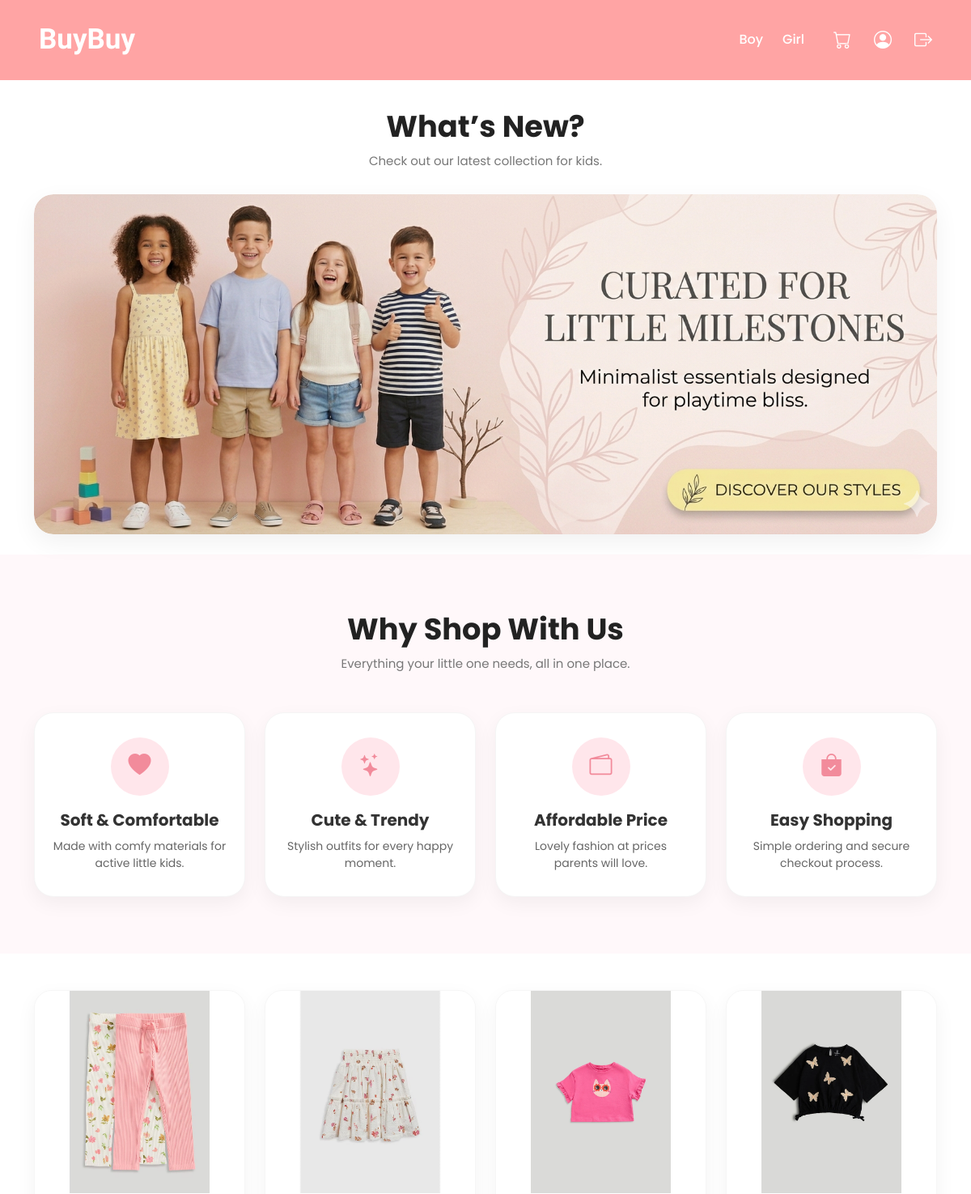
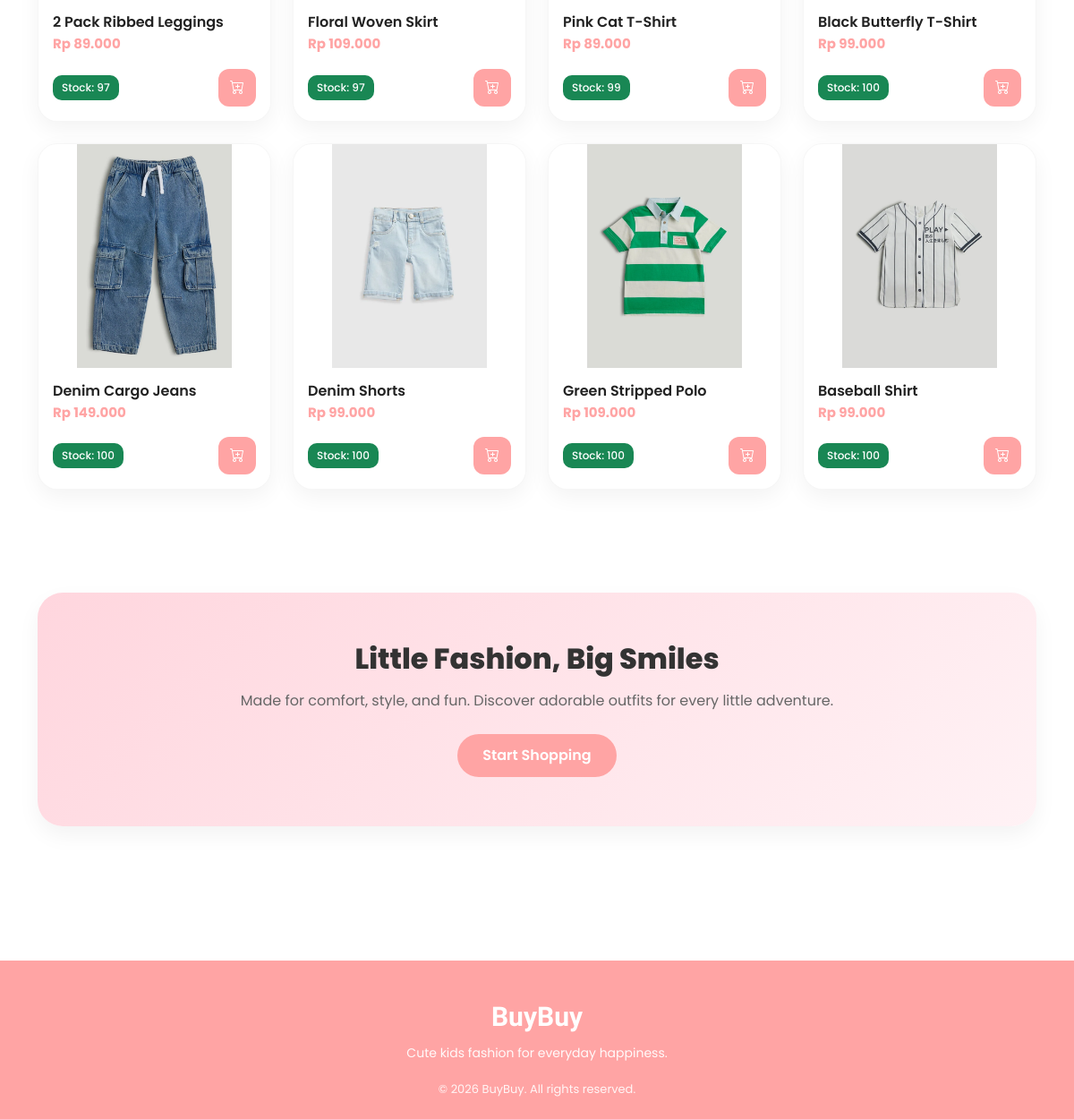
/customer/index.php (signed in), run on the app's committed database (2 pictures, top to bottom).
### tables this page shows
CREATE TABLE `products` (
  `id` int(11) NOT NULL AUTO_INCREMENT,
  `name` varchar(100) NOT NULL,
  `description` text DEFAULT NULL,
  `category` varchar(100) NOT NULL,
  `price` decimal(10,2) NOT NULL,
  `stock` int(11) NOT NULL,
  `image` varchar(255) NOT NULL,
  `created_at` timestamp NOT NULL DEFAULT current_timestamp(),
  PRIMARY KEY (`id`)
);

### customer/index.php (the view, shortened to what this page needs)
<?php
include '../config/database.php';
$is_login = isset($_SESSION['user_id']);
$category = $_GET['category'] ?? '';
if($category == 'boy' || $category == 'girl'){
    $products = mysqli_query($conn, "SELECT * FROM products WHERE category='$category' ORDER BY id DESC");
} else {
    $products = mysqli_query($conn, "SELECT * FROM products ORDER BY id DESC");
}
?>
<!DOCTYPE html>
<html lang="en">
<head>
<link href="https://cdn.jsdelivr.net/npm/bootstrap@5.3.2/dist/css/bootstrap.min.css" rel="stylesheet">
<link href="https://cdn.jsdelivr.net/npm/bootstrap-icons/font/bootstrap-icons.css" rel="stylesheet">
</head>
<body>
<nav class="navbar navbar-expand-lg px-5">
    <div class="d-flex w-100 align-items-center justify-content-between">
        <div class="d-flex align-items-center">
            <a class="navbar-brand" href="index.php">BuyBuy</a>
        </div>
        <div class="d-flex align-items-center gap-2">
            <a href="index.php?category=boy" class="nav-link">Boy</a>
            <a href="index.php?category=girl" class="nav-link">Girl</a>
            <?php if($is_login): ?>
                <a href="cart.php" class="nav-icon position-relative">
                    <i class="bi bi-cart"></i>
                </a>
                <a href="profile.php" class="nav-icon">
                    <i class="bi bi-person-circle"></i>
                </a>
                <a href="../auth/logout.php" class="nav-icon" title="Logout">
                    <i class="bi bi-box-arrow-right"></i>
                </a>
            <?php endif; ?>
        </div>
    </div>
</nav>
<section class="hero-section">
    <div class="container">
        <div class="text-center hero-title-wrap">
            <h2 class="section-title">What’s New?</h2>
            <p class="section-subtitle">Check out our latest collection for kids.</p>
        </div>
        <div id="carouselExampleAutoplaying" class="carousel slide" data-bs-ride="carousel">
            <div class="carousel-inner">
                <div class="carousel-item active">
                    <img src="../assets/uploads/carousel1.png" class="d-block w-100 hero-banner-img" alt="Banner 1">
                </div>
            </div>
        </div>
    </div>
</section>
<section class="section-space" style="background:#fff8fa;">
    <div class="container">
        <div class="text-center mb-5">
            <h2 class="section-title">Why Shop With Us</h2>
            <p class="section-subtitle">Everything your little one needs, all in one place.</p>
        </div>
        <div class="row g-4">
            <div class="col-md-3 col-sm-6">
                <div class="why-card">
                    <div class="why-icon"><i class="bi bi-heart-fill"></i></div>
                    <h5>Soft & Comfortable</h5>
                    <p>Made with comfy materials for active little kids.</p>
                </div>
            </div>
            <div class="col-md-3 col-sm-6">
                <div class="why-card">
                    <div class="why-icon"><i class="bi bi-stars"></i></div>
                    <h5>Cute & Trendy</h5>
                    <p>Stylish outfits for every happy moment.</p>
                </div>
            </div>
            <div class="col-md-3 col-sm-6">
                <div class="why-card">
                    <div class="why-icon"><i class="bi bi-wallet2"></i></div>
                    <h5>Affordable Price</h5>
                    <p>Lovely fashion at prices parents will love.</p>
                </div>
            </div>
            <div class="col-md-3 col-sm-6">
                <div class="why-card">
                    <div class="why-icon"><i class="bi bi-bag-check-fill"></i></div>
                    <h5>Easy Shopping</h5>
                    <p>Simple ordering and secure checkout process.</p>
                </div>
            </div>
        </div>
    </div>
</section>
<section class="section-space-sm" id="products">
    <div class="container">
        <div class="row g-4">
            <?php while($row = mysqli_fetch_assoc($products)) : ?>
                <div class="col-6 col-md-4 col-lg-3">
                    <div class="product-card h-100"
                         onclick="window.location='product-detail.php?id=<?= $row['id'] ?>'">
                        <div class="product-image">
                            <?php if (!empty($row['image'])) : ?>
                                <img src="../assets/uploads/<?= $row['image'] ?>" alt="<?= $row['name'] ?>">
                            <?php else : ?>
                                <img src="../assets/uploads/no-image.png" alt="No Image">
                            <?php endif; ?>
                        </div>
                        <div class="product-info">
                            <div>
                                <h6 class="product-title mb-1"><?= $row['name'] ?></h6>
                                <p class="product-price mb-3">
                                    Rp <?= number_format($row['price'], 0, ',', '.') ?>
                                </p>
                            </div>
                            <div class="d-flex justify-content-between align-items-center mt-auto">
                                <?php if ($row['stock'] <= 0): ?>
                                    <span class="badge bg-danger">Out Of Stock</span>
                                    <button class="add-cart-btn" disabled onclick="event.stopPropagation();">
                                        <i class="bi bi-cart-plus"></i>
                                    </button>
                                <?php else: ?>
                                    <span class="badge bg-success">
                                        Stock: <?= $row['stock'] ?>
                                    </span>
                                    <?php if ($is_login): ?>
                                        <form method="POST" action="../process/add-to-cart.php" class="m-0">
                                            <button type="submit" class="add-cart-btn" onclick="event.stopPropagation();">
                                                <i class="bi bi-cart-plus"></i>
                                            </button>
                                        </form>
                                    <?php endif; ?>
                                <?php endif; ?>
                            </div>
                        </div>
                    </div>
                </div>
            <?php endwhile; ?>
        </div>
    </div>
</section>
<section class="section-space">
    <div class="container">
        <div class="promo-banner">
            <h2>Little Fashion, Big Smiles</h2>
            <p>Made for comfort, style, and fun. Discover adorable outfits for every little adventure.</p>
            <a href="#products" class="btn-soft-pink">Start Shopping</a>
        </div>
    </div>
</section>
<footer class="footer">
    <div class="container text-center">
        <div class="footer-brand mb-2">BuyBuy</div>
        <p class="footer-text mb-3">Cute kids fashion for everyday happiness.</p>
        <div class="footer-bottom">© 2026 BuyBuy. All rights reserved.</div>
    </div>
</footer>
</body>
</html>

### customer/index.php (style rules this page uses)
body { font-family:'Poppins',sans-serif; background:#fff; color:#333; }
.navbar { background:#FFA4A4; padding:18px 0; }
.navbar-brand { font-weight:700; color:white !important; font-size:35px; font-family:Simonetta; }
.nav-link { color:white !important; font-weight:500; text-decoration:none; margin:0 8px; transition:0.2s; }
.nav-icon { color:white !important; font-size:22px; margin-left:20px; position:relative; transition:0.2s; text-decoration:none; }
.hero-section { padding:35px 0 25px; }
.section-space { padding:70px 0; }
.section-space-sm { padding:45px 0; }
.section-title { font-weight:700; color:#222; margin-bottom:10px; font-size:2.3rem; }
.section-subtitle { color:#777; font-size:15px; margin-bottom:0; }
.hero-title-wrap { margin-bottom:30px; }
.hero-banner-img { height:420px; object-fit:cover; border-radius:24px; }
.carousel-inner { border-radius:24px; overflow:hidden; box-shadow:0 10px 30px rgba(0,0,0,0.06); }
.why-card { background:#fff; border-radius:24px; padding:30px 22px; text-align:center; height:100%; box-shadow:0 8px 24px rgba(0,0,0,0.05); transition:0.25s ease; border:1px solid #f5f5f5; }
.why-icon { width:72px; height:72px; background:#ffe6eb; color:#f28b9b; display:flex; align-items:center; justify-content:center; margin:0 auto 18px; border-radius:50%; font-size:28px; }
.why-card h5 { font-weight:700; margin-bottom:10px; }
.why-card p { font-size:14px; color:#666; margin-bottom:0; }
.product-card { border-radius:22px; overflow:hidden; background:white; box-shadow:0 8px 24px rgba(0,0,0,0.05); display:flex; flex-direction:column; transition:0.3s ease; cursor:pointer; height:100%; border:1px solid #f6f6f6; }
.product-image { height:250px; overflow:hidden; background:#fafafa; }
.product-image img { width:100%; height:100%; object-fit:cover; transition:0.35s ease; }
.product-info { background:white; color:#333; padding:16px; flex:1; display:flex; flex-direction:column; justify-content:space-between; }
.product-title { font-weight:600; font-size:16px; color:#222; }
.product-price { color:#FFA4A4; font-weight:700; font-size:15px; }
.add-cart-btn { background:#FFA4A4; color:white; border:none; border-radius:12px; width:42px; height:42px; display:inline-flex; align-items:center; justify-content:center; transition:0.2s; }
.badge { border-radius:10px; padding:8px 10px; font-weight:500; }
.promo-banner { background:linear-gradient(135deg,#ffd6de,#fff2f5); border-radius:28px; padding:55px 30px; text-align:center; box-shadow:0 10px 25px rgba(0,0,0,0.05); }
.promo-banner h2 { font-weight:800; color:#333; margin-bottom:15px; }
.promo-banner p { color:#666; font-size:16px; margin-bottom:25px; }
.btn-soft-pink { background:#FFA4A4; color:white; border:none; border-radius:50px; padding:12px 28px; font-weight:600; transition:0.2s; text-decoration:none; display:inline-block; }
.footer { background:#FFA4A4; color:white; margin-top:80px; padding:40px 0 24px; }
.footer-brand { font-family:Simonetta; font-size:30px; font-weight:700; }
.footer-text { font-size:14px; opacity:0.95; }
.footer-bottom { font-size:13px; margin-top:20px; opacity:0.9; }

### data on the page
products: image (picture), name "2 Pack Ribbed Leggings", price "89.000", stock "97"
products: image (picture), name "Floral Woven Skirt", price "109.000", stock "97"
products: image (picture), name "Pink Cat T-Shirt", price "89.000", stock "99"
products: image (picture), name "Black Butterfly T-Shirt", price "99.000", stock "100"
products: image (picture), name "Denim Cargo Jeans", price "149.000", stock "100"
products: image (picture), name "Denim Shorts", price "99.000", stock "100"
products: image (picture), name "Green Stripped Polo", price "109.000", stock "100"
products: image (picture), name "Baseball Shirt", price "99.000", stock "100"
